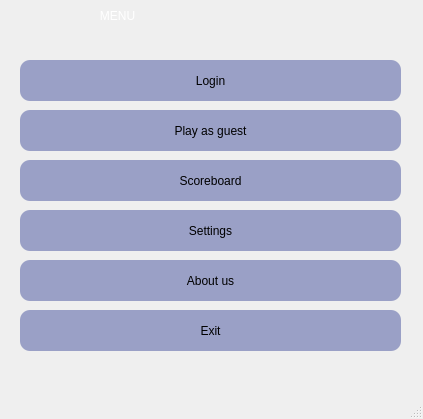
<?xml version="1.0" encoding="UTF-8"?>
<ui version="4.0">
 <class>menu</class>
 <widget class="QMainWindow" name="menu">
  <property name="geometry">
   <rect>
    <x>0</x>
    <y>0</y>
    <width>423</width>
    <height>419</height>
   </rect>
  </property>
  <property name="windowTitle">
   <string>MainWindow</string>
  </property>
  <property name="styleSheet">
   <string notr="true">background-color: #0a0e1a;

QLabel
{
   font: 17pt &quot;Cooper Black&quot;;
   color : rgb(255, 255, 255);
}

QPushButton
{
font: 11pt &quot;Calibri Light&quot;;
background-color : #9aa0c6;
color : rgb(0, 0, 0);
padding : 5px;
border-radius : 10px;
}
QPushButton:hover
{
color : rgb(0, 0, 0);
background-color:rgb(255,255,255);

}

QLineEdit
{
	font: 19pt &quot;MV Boli&quot;;
}
Lable
{
   font: 40pt &quot;Viner Hand ITC&quot;;
}
</string>
  </property>
  <widget class="QWidget" name="centralwidget">
   <widget class="QLabel" name="label">
    <property name="geometry">
     <rect>
      <x>10</x>
      <y>0</y>
      <width>401</width>
      <height>31</height>
     </rect>
    </property>
    <property name="styleSheet">
     <string notr="true">
font: 17pt &quot;Cooper Black&quot;;
color : rgb(255, 255, 255);</string>
    </property>
    <property name="text">
     <string>                           MENU</string>
    </property>
   </widget>
   <widget class="QPushButton" name="loginButton">
    <property name="geometry">
     <rect>
      <x>20</x>
      <y>60</y>
      <width>381</width>
      <height>41</height>
     </rect>
    </property>
    <property name="styleSheet">
     <string notr="true">QPushButton
{
font: 11pt &quot;Calibri Light&quot;;
background-color : #9aa0c6;
color : rgb(0, 0, 0);
padding : 5px;
border-radius : 10px;
}
QPushButton:hover
{
color : rgb(0, 0, 0);
background-color:rgb(255,255,255);

}
</string>
    </property>
    <property name="text">
     <string>Login</string>
    </property>
   </widget>
   <widget class="QPushButton" name="guestButton">
    <property name="geometry">
     <rect>
      <x>20</x>
      <y>110</y>
      <width>381</width>
      <height>41</height>
     </rect>
    </property>
    <property name="styleSheet">
     <string notr="true">QPushButton
{
font: 11pt &quot;Calibri Light&quot;;
background-color : #9aa0c6;
color : rgb(0, 0, 0);
padding : 5px;
border-radius : 10px;
}
QPushButton:hover
{
color : rgb(0, 0, 0);
background-color:rgb(255,255,255);

}

</string>
    </property>
    <property name="text">
     <string>Play as guest</string>
    </property>
   </widget>
   <widget class="QPushButton" name="settingsButton">
    <property name="geometry">
     <rect>
      <x>20</x>
      <y>210</y>
      <width>381</width>
      <height>41</height>
     </rect>
    </property>
    <property name="styleSheet">
     <string notr="true">QPushButton
{
font: 11pt &quot;Calibri Light&quot;;
background-color : #9aa0c6;
color : rgb(0, 0, 0);
padding : 5px;
border-radius : 10px;
}
QPushButton:hover
{
color : rgb(0, 0, 0);
background-color:rgb(255,255,255);

}
</string>
    </property>
    <property name="text">
     <string>Settings</string>
    </property>
   </widget>
   <widget class="QPushButton" name="exit">
    <property name="geometry">
     <rect>
      <x>20</x>
      <y>310</y>
      <width>381</width>
      <height>41</height>
     </rect>
    </property>
    <property name="styleSheet">
     <string notr="true">QPushButton
{
font: 11pt &quot;Calibri Light&quot;;
background-color : #9aa0c6;
color : rgb(0, 0, 0);
padding : 5px;
border-radius : 10px;
}
QPushButton:hover
{
color : rgb(0, 0, 0);
background-color:rgb(255,255,255);

}
</string>
    </property>
    <property name="text">
     <string>Exit</string>
    </property>
   </widget>
   <widget class="QPushButton" name="scoreboard">
    <property name="geometry">
     <rect>
      <x>20</x>
      <y>160</y>
      <width>381</width>
      <height>41</height>
     </rect>
    </property>
    <property name="styleSheet">
     <string notr="true">QPushButton
{
font: 11pt &quot;Calibri Light&quot;;
background-color : #9aa0c6;
color : rgb(0, 0, 0);
padding : 5px;
border-radius : 10px;
}
QPushButton:hover
{
color : rgb(0, 0, 0);
background-color:rgb(255,255,255);

}

</string>
    </property>
    <property name="text">
     <string>Scoreboard</string>
    </property>
   </widget>
   <widget class="QPushButton" name="about_us">
    <property name="geometry">
     <rect>
      <x>20</x>
      <y>260</y>
      <width>381</width>
      <height>41</height>
     </rect>
    </property>
    <property name="styleSheet">
     <string notr="true">QPushButton
{
font: 11pt &quot;Calibri Light&quot;;
background-color : #9aa0c6;
color : rgb(0, 0, 0);
padding : 5px;
border-radius : 10px;
}
QPushButton:hover
{
color : rgb(0, 0, 0);
background-color:rgb(255,255,255);

}
</string>
    </property>
    <property name="text">
     <string>About us</string>
    </property>
   </widget>
  </widget>
  <widget class="QMenuBar" name="menubar">
   <property name="geometry">
    <rect>
     <x>0</x>
     <y>0</y>
     <width>423</width>
     <height>21</height>
    </rect>
   </property>
  </widget>
  <widget class="QStatusBar" name="statusbar"/>
 </widget>
 <resources/>
 <connections/>
</ui>
